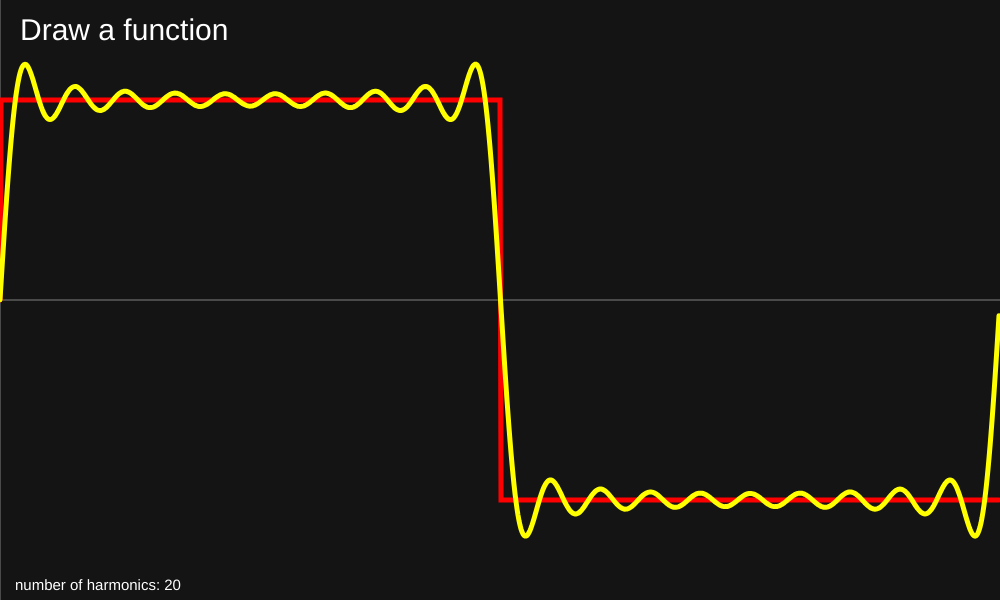
Frame 1 (no input)
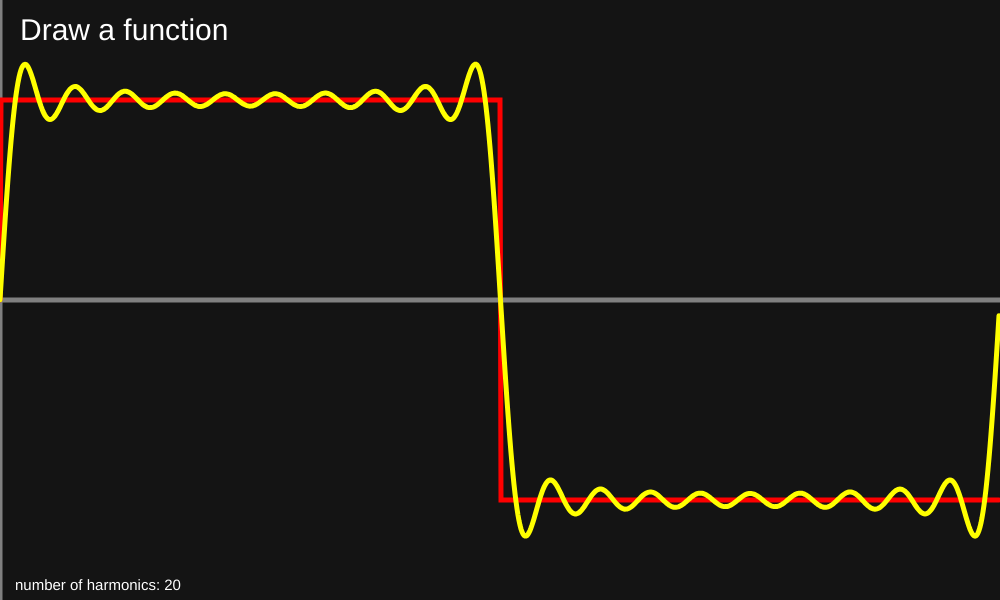
Frame 60 (no input)
Frame 120 (the mouse pressed at the canvas centre since frame 60): identical to frame 60, image omitted

The p5.js sketch that drew these frames (run headless with seeded random() and noise() and a simulated clock; from frame 60 on, the mouse is pressed at the canvas centre):

// p5.js sketch
// ── sketch.js
let plot;
let harmonicSlider;
let trace; // v px
let lastPoint = null; // {x,y}

function f(x) {
  let y = Math.sign(sin(x));
  return y;
}

function isInsideCanvas(mx, my) {
  return mx >= 0 && mx < width && my >= 0 && my < height;
}

function setup() {
  createCanvas(1000, 600);
  pixelDensity(1);
  trace = new Float32Array(width).fill(NaN);

  const originY = height / 2;
  for (let px = 0; px < width; px++) {
    // map pixel x to function domain [0, TWO_PI]
    const x = map(px, 0, width, 0, TWO_PI);
    const y = f(x);
    // map function y to pixel space (inverted because canvas y grows downward)
    const py = originY - y * 200; // 200 is scaleY from FunctionGrapher
    trace[px] = py;
  }

  harmonicSlider = createSlider(0, 100, 20);
  harmonicSlider.position(15, height);

  let origoFuncTrace = new Trace(f, {
    strokeWeight: 5,
    strokeColor: "red",
  });

  let dftFuncTrace = new Trace(
    () => {
      return 0;
    },
    {
      strokeWeight: 5,
      strokeColor: "yellow",
    }
  );

  plot = new FunctionGrapher([origoFuncTrace, dftFuncTrace], {
    startX: 0,
    endX: TWO_PI,
    scaleY: 200,
    showAxes: true,
    axesCol: "gray",
    strokeWeight: 1,
    showMarks: false,
    strokeCol: "red",
  });

  let z = dftFromPoints(plot.scaleTraceToFunction(trace));

  plot.traces[1].func = (x) => {
    let F = z.A0;
    const K = Math.min(harmonicSlider.value(), z.amps.length - 1);
    for (let k = 1; k <= K; k++) {
      F += z.amps[k] * Math.cos(k * x + z.phases[k]);
    }
    return F;
  };
}

function draw() {
  background(20);
  plot.draw();

  fill(255);
  noStroke();

  textAlign(LEFT);
  textSize(30);
  text("Draw a function", 20, 40);

  textAlign(LEFT);
  textSize(15);
  text("number of harmonics: " + harmonicSlider.value(), 15, height - 10);
}

function mousePressed() {
  if (!isInsideCanvas(mouseX, mouseY)) return;

  lastPoint = {
    x: constrain(mouseX, 0, width - 1),
    y: constrain(mouseY, 0, height - 1),
  };
  trace[Math.round(lastPoint.x)] = lastPoint.y;
}

function mouseDragged() {
  if (!isInsideCanvas(mouseX, mouseY)) return;
  const x2 = constrain(mouseX, 0, width - 1);
  const y2 = constrain(mouseY, 0, height - 1);
  if (!lastPoint) {
    lastPoint = { x: x2, y: y2 };
  }

  const x1 = Math.round(lastPoint.x);
  const y1 = lastPoint.y;
  const xEnd = Math.round(x2);
  const dx = xEnd - x1;

  if (dx === 0) {
    trace[xEnd] = y2;
  } else {
    const step = dx > 0 ? 1 : -1;
    for (let xi = x1; xi !== xEnd + step; xi += step) {
      const t = (xi - x1) / dx; // 0..1
      const yi = y1 + t * (y2 - y1); // linpol
      if (xi >= 0 && xi < width) trace[xi] = yi;
    }
  }

  lastPoint = { x: x2, y: y2 };
}

function mouseReleased() {
  lastPoint = null;

  if (typeof plot.setFunction === "function") {
    plot.setFunction(trace);
  }

  let z = dftFromPoints(plot.scaleTraceToFunction(trace));

  plot.traces[0].setFunction(trace);

  plot.traces[1].func = (x) => {
    let F = z.A0;
    const K = Math.min(harmonicSlider.value(), z.amps.length - 1);
    for (let k = 1; k <= K; k++) {
      F += z.amps[k] * Math.cos(k * x + z.phases[k]);
    }
    return F;
  };
}

// ── dft.js
console.log("loaded");

// points: Array of p5.Vector with .x (time) and .y (value)
// opts.period  : optional known period T (seconds or same units as x)
// opts.tol     : spacing tolerance (default 1e-6 * median(dx))
// Returns: { Re, Im, freqs, A0, amps, phases, fs, dx, N }
function dftFromPoints(points, opts = {}) {
  if (!points || points.length === 0) throw new Error("Empty points");
  const tolOpt = opts.tol;

  // 1) Sort by x (in case input isn't ordered)
  const pts = points.slice().sort((a, b) => a.x - b.x);
  const N = pts.length;

  // 2) Extract y and estimate spacing
  const y = new Float64Array(N);
  for (let i = 0; i < N; i++) y[i] = pts[i].y;

  // spacing
  const dxs = [];
  for (let i = 1; i < N; i++) dxs.push(pts[i].x - pts[i - 1].x);
  // median dx
  dxs.sort((a, b) => a - b);
  const dx = dxs[Math.floor(dxs.length / 2)];
  const tol = tolOpt ?? Math.max(1e-12, Math.abs(dx) * 1e-6);

  // sanity: near-uniform spacing
  for (let i = 0; i < dxs.length; i++) {
    if (Math.abs(dxs[i] - dx) > tol) {
      throw new Error(
        "DFT assumes uniform sampling: non-uniform spacing detected."
      );
    }
  }

  // sampling rate
  const fs = 1 / dx;

  // 3) DFT O(N^2)
  const Re = new Float64Array(N);
  const Im = new Float64Array(N);
  const TWO_PI_N = (2 * Math.PI) / N;

  for (let k = 0; k < N; k++) {
    let sr = 0,
      si = 0;
    for (let n = 0; n < N; n++) {
      const ang = TWO_PI_N * k * n; // uses sample index n (uniform)
      const c = Math.cos(ang),
        s = -Math.sin(ang); // e^{-j*ang}
      sr += y[n] * c;
      si += y[n] * s;
    }
    Re[k] = sr;
    Im[k] = si;
  }

  // 4) Frequencies for bins (Hz or 1/units-of-x)
  // If you know exact period T, you may prefer f_k = k/T.
  const freqs = new Float64Array(N);
  for (let k = 0; k < N; k++) freqs[k] = (k * fs) / N;

  // 5) DC offset and one-sided amps/phases
  const half = Math.floor(N / 2);
  const amps = new Float64Array(half + 1);
  const phases = new Float64Array(half + 1);

  const A0 = Re[0] / N; // mean (initial offset)
  const mag0 = Math.hypot(Re[0], Im[0]);
  amps[0] = mag0 / N;
  phases[0] = 0;

  for (let k = 1; k <= half; k++) {
    const mag = Math.hypot(Re[k], Im[k]);
    const ph = Math.atan2(Im[k], Re[k]);
    if (k === half && N % 2 === 0) {
      // Nyquist (even N) — no doubling
      amps[k] = mag / N;
    } else {
      // interior bins doubled for one-sided cosine series
      amps[k] = (2 * mag) / N;
    }
    phases[k] = ph;
  }

  return { Re, Im, freqs, A0, amps, phases, fs, dx, N };
}

// Optional: reconstruct from one-sided amps/phases (cosine series)
// Returns array length N matching original sample grid.
function reconstructFromHarmonics(N, A0, amps, phases, K) {
  if (K == null) K = amps.length - 1; // use up to Nyquist bin
  const xrec = new Float64Array(N);
  for (let n = 0; n < N; n++) {
    let v = A0;
    for (let k = 1; k <= K; k++) {
      v += 0.5 * amps[k] * Math.cos((2 * Math.PI * k * n) / N + phases[k]);
    }
    xrec[n] = v;
  }
  return xrec;
}

// ── functionGrapher.js
console.log("loaded");

class Trace {
  constructor(funcOrData, { strokeColor = "gray", strokeWeight = 1 } = {}) {
    this.strokeColor = strokeColor;
    this.strokeWeight = strokeWeight;
    this.setFunction(funcOrData);
  }

  setFunction(f) {
    if (typeof f === "function") {
      this.func = f;
      this.traceData = null;
    } else {
      this.traceData = f; // array or Float32Array of pixels
      this.func = null; // will be built later by FunctionGrapher
    }
    return this;
  }
}

class FunctionGrapher {
  constructor(
    traces,
    {
      startX = 0,
      endX = TWO_PI,
      scaleY = 200,
      showAxes = true,
      showMarks = true,
      strokeCol = 0,
      strokeWeight = 1,
      axesCol = 200,
    } = {}
  ) {
    this.traces = traces;
    this.startX = startX;
    this.endX = endX;
    this.scaleY = scaleY;
    this.showAxes = showAxes;
    this.showMarks = showMarks;
    this.strokeCol = strokeCol;
    this.strokeWeight = strokeWeight;
    this.axesCol = axesCol;
    this.path = [];
  }

  setdsdsadsafFunction(f) {
    // Accept either a function or a "trace" (array). If trace is passed, build a function from it.
    if (typeof f === "function") {
      this.func = f;
    } else {
      this.setFunctionFromTrace(f);
    }
    return this;
  }
  setDomain(a, b) {
    this.startX = a;
    this.endX = b;
    return this;
  }
  setScaleY(s) {
    this.scaleY = s;
    return this;
  }
  setShowAxes(v) {
    this.showAxes = v;
    return this;
  }

  draw() {
    const originY = height / 2;
    const originX = map(0, this.startX, this.endX, 0, width);

    if (this.showAxes) {
      stroke(this.axesCol);
      if (originX >= 0 && originX <= width) line(originX, 0, originX, height);
      line(0, originY, width, originY);
    }

    this.traces.forEach((t) => {
      // if this trace only has raw data, rebuild func from it
      if (!t.func && t.traceData) {
        t.func = this.buildFunctionFromTrace(t.traceData);
      }

      noFill();
      stroke(t.strokeColor);
      strokeWeight(t.strokeWeight);
      beginShape();
      for (let px = 0; px < width; px++) {
        const x = map(px, 0, width, this.startX, this.endX);
        const y = t.func ? t.func(x) : 0;
        vertex(px, originY - y * this.scaleY);
      }
      endShape();
    });
  }

  buildFunctionFromTrace(trace) {
    return (x) => {
      const px = Math.round(map(x, this.startX, this.endX, 0, width));
      const py = trace[px];
      if (Number.isNaN(py) || py === undefined) return 0;
      return (height / 2 - py) / this.scaleY;
    };
  }

  drawMark(p, length) {
    line(p.x, -length / 2, p.x, length / 2);
    line(-length / 2, p.y, length / 2, p.x);
  }

  setFunctionFromTrace(trace) {
    // trace can be:
    // 1) an array indexed by canvas px: trace[px] = canvasY
    // 2) an array of points in function-space: [{x, y}, ...] where x is in [startX,endX] and y is function y
    if (!trace) {
      this.func = () => 0;
      return;
    }

    // Case 2: array of {x,y} in function coordinates
    if (
      Array.isArray(trace) &&
      trace.length > 0 &&
      typeof trace[0] === "object" &&
      trace[0] !== null &&
      "x" in trace[0]
    ) {
      // create a function that finds nearest sample in trace (trace is sorted by x ideally)
      this.func = (x) => {
        // binary search would be better, but linear search is fine for small arrays
        let best = null;
        let bestDist = Infinity;
        for (let i = 0; i < trace.length; i++) {
          const d = Math.abs(trace[i].x - x);
          if (d < bestDist) {
            bestDist = d;
            best = trace[i];
          }
        }
        return best ? best.y : 0;
      };
      return;
    }

    // Case 1: trace indexed by canvas px -> map x to px and read canvas y
    this.func = (x) => {
      const px = Math.round(map(x, this.startX, this.endX, 0, width));
      if (px < 0 || px >= width) return 0;

      const py = trace[px];
      if (py === undefined) return 0;
      const y = (height / 2 - py) / this.scaleY;
      return y;
    };
  }

  scaleTraceToFunction(trace) {
    let scaledTrace = [];
    for (let i = 0; i < trace.length; i++) {
      scaledTrace[i] = this.canvasToFunction(i, trace[i]);
    }
    return scaledTrace;
  }

  functionToCanvas(x, y) {
    const px = (x - this.startX) * (width / (this.endX - this.startX));
    const py = height / 2 - y * this.scaleY;
    return createVector(px, py);
  }

  canvasToFunction(px, py) {
    const x = this.startX + px * ((this.endX - this.startX) / width);
    const y = (height / 2 - py) / this.scaleY;
    return createVector(x, y);
  }

  addPointFromMouse() {
    let funcMouse = this.canvasToFunction(mouseX, mouseY);
    this.path.push({ x: funcMouse.x, y: funcMouse.y });
  }

  clearPath() {
    this.path = [];
  }
}
